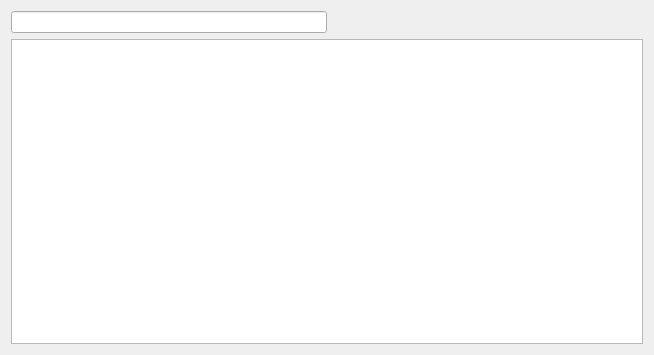
<?xml version="1.0" encoding="UTF-8"?>
<ui version="4.0">
 <class>ModeGridIo</class>
 <widget class="QWidget" name="ModeGridIo">
  <property name="geometry">
   <rect>
    <x>0</x>
    <y>0</y>
    <width>654</width>
    <height>355</height>
   </rect>
  </property>
  <property name="windowTitle">
   <string>ModeGridIo</string>
  </property>
  <layout class="QVBoxLayout" name="verticalLayout">
   <item>
    <layout class="QHBoxLayout" name="horizontalLayout">
     <item>
      <widget class="LineEdit" name="lineEdit_search"/>
     </item>
     <item>
      <spacer name="horizontalSpacer">
       <property name="orientation">
        <enum>Qt::Horizontal</enum>
       </property>
       <property name="sizeHint" stdset="0">
        <size>
         <width>40</width>
         <height>20</height>
        </size>
       </property>
      </spacer>
     </item>
    </layout>
   </item>
   <item>
    <widget class="TableView" name="tableView_io"/>
   </item>
  </layout>
 </widget>
 <customwidgets>
  <customwidget>
   <class>LineEdit</class>
   <extends>QLineEdit</extends>
   <header>qfluentwidgets</header>
  </customwidget>
  <customwidget>
   <class>TableView</class>
   <extends>QTableView</extends>
   <header>qfluentwidgets</header>
  </customwidget>
 </customwidgets>
 <resources/>
 <connections/>
</ui>
